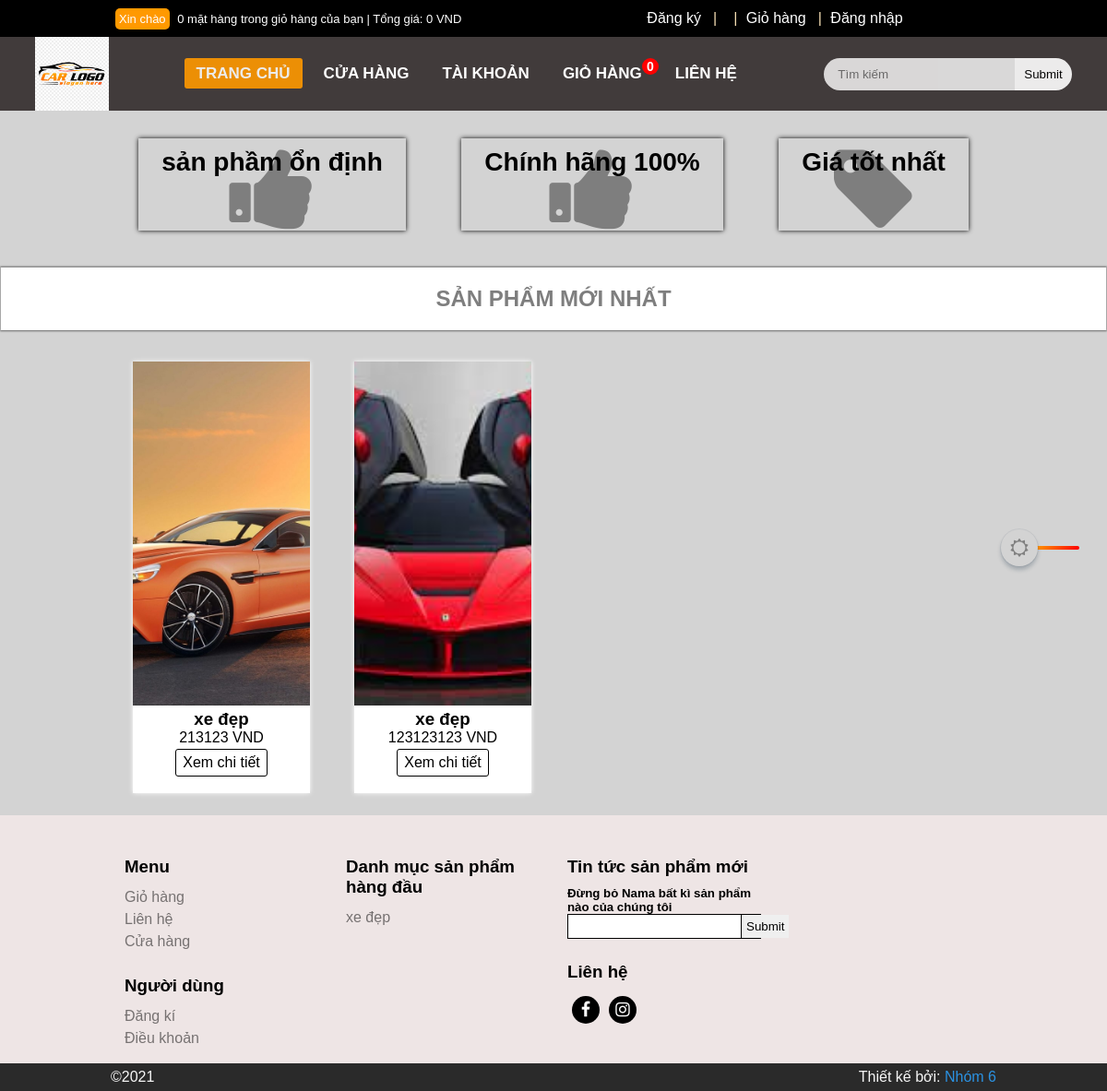
The page / on the database its author committed.
### tables this page shows
CREATE TABLE `box` (
  `id` int NOT NULL,
  `title` text NOT NULL,
  `icon` text NOT NULL
);

CREATE TABLE `product` (
  `product_id` int NOT NULL,
  `p_cat_id` int NOT NULL,
  `cat_id` int NOT NULL,
  `date` timestamp NOT NULL DEFAULT CURRENT_TIMESTAMP ON UPDATE CURRENT_TIMESTAMP,
  `product_title` text NOT NULL,
  `product_img` text NOT NULL,
  `product_price` int NOT NULL,
  `product_keywords` text NOT NULL,
  `product_desc` text NOT NULL
);

CREATE TABLE `product_categories` (
  `p_cat_id` int NOT NULL,
  `p_cat_title` text NOT NULL,
  `p_cat_desc` text NOT NULL
);

CREATE TABLE `network` (
  `id` int NOT NULL,
  `icon` text NOT NULL,
  `link` text NOT NULL
);

### functions.php (called while the page is built, shortened)
<?php function getRealIpUser()
{
switch (true) {
default:
return $_SERVER['REMOTE_ADDR'];
}
}
?>

### index.php (the view)
<?php
$active = 'Home';
include('header.php');
?>
<div class="main">
    <div class="advantages">
        <div class="advantages__container">
            <?php
            $sql= "SELECT * FROM `box` order by id DESC LIMIT 0,3";
            $res = mysqli_query($con, $sql);
            while ($row = mysqli_fetch_array($res)) {
                $title= $row['title'];
                $icon= $row['icon'];
               echo" <div class='advantages__box'>
                    <div class='advantages__icon'>
                        <i class='fa fa-$icon'></i>
                    </div>
                    <h3>
                        <a href='#'>$title</a>
                    </h3>
                </div>
                ";
            }
            ?>
        </div>
    </div>
    <div class="hot">
        <div class="hot__container">
            <h2 class="hot__title">
                Sản Phẩm Mới Nhất
            </h2>
        </div>
    </div>
    <div class="content">
        <div class="content__container">
            <?php
            $sql = "SELECT * FROM product order by 1 DESC LIMIT 0,8";
            $res = mysqli_query($con, $sql);
            while ($row = mysqli_fetch_array($res)) {
                $product_id = $row['product_id'];
                $product_title = $row['product_title'];
                $product_price = $row['product_price'];
                $product_img = $row['product_img'];
                echo "
                <div class='content__product'>
                    <a href='details.php?product_id=$product_id' class='content__link'>
                        <img src='image/$product_img' alt=''>
                    </a>
                    <div class='context__text'>
                        <h3>
                            $product_title
                        </h3>
                        <p>
                            $product_price VND
                        </p>
                        <p class='content__btn'>
                            <a href='details.php?product_id=$product_id'>
                                Xem chi tiết
                            </a>
                        </p>
                    </div>
                </div>
                ";
            }
            ?>
        </div>
    </div>
</div>
<?php
include('footer.php');
?>

### header.php (shortened to what this page needs)
<?php
include('db.php');
include('functions.php')
?>
<!DOCTYPE html>
<html lang="en">
<link rel='stylesheet' href='https://cdnjs.cloudflare.com/ajax/libs/font-awesome/5.9.0/css/all.css'
 />
<head>
    <link rel="stylesheet" href="css/style.css">
    <link rel="stylesheet" href="https://cdnjs.cloudflare.com/ajax/libs/font-awesome/4.7.0/css/font-awesome.min.css">
</head>
<body>
    <div class="header">
        <div class="header__container">
            <div class="header__left">
                <a href="#" class="header__btn">
                    <?php
                    if (!isset($_SESSION['user_email'])) {
                        echo "Xin chào";
                    } else {
                        echo " Xin chào: " . $_SESSION['user_email'] . "";
                    }
                    ?>
                </a>
                <a href="checkout.php">
                    <?php
                    $ip_add = getRealIpUser();
                    $sql = "select * from cart where ip_add='$ip_add'";
                    $res = mysqli_query($con, $sql);
                    $count = mysqli_num_rows($res);
                    echo $count;
                    ?>
                    mặt hàng trong giỏ hàng của bạn | Tổng giá:
                    <?php
                    $total = 0;
                    echo $total;
                    ?>
                    VND
                </a>
            </div>
            <div class="header__right">
                <ul class="header__list">
                    <li class="header__item">
                        <a href="register.php" class="header__link">
                            Đăng ký
                        </a>
                    </li>
                    <li class="header__item">
                    </li>
                    <li class="header__item">
                        <a href="cart.php" class="header__link">
                            Giỏ hàng
                        </a>
                    </li>
                    <li class="header__item">
                        <?php
                        if (!isset($_SESSION['user_email'])) {
                            echo " <a href='checkout.php' class='header__link'>
                            Đăng nhập
                            </a>";
                        } else {
                            echo " <a href='user_logout.php' class='header__link'>
                            Đăng xuất
                            </a>";
                        }
                        ?>
                    </li>
                </ul>
            </div>
        </div>
    </div>
    <div class="navbar">
        <div class="navbar__logo">
            <a href="index.php">
                <img src="image/logos.png" alt="">
            </a>
        </div>
        <div class="navbar__nav">
            <ul class="nav__list">
                <li class="nav__item">
                    <a href="index.php" class="nav__link <?php if ($active == 'Home') echo "active"; ?>">
                        Trang chủ
                    </a>
                </li>
                <li class="nav__item">
                    <a href="shop.php" class="nav__link <?php if ($active == 'Shop') echo "active"; ?>">
                        Cửa Hàng
                    </a>
                </li>
                <li class="nav__item">
                    <a href="user_orders.php" class="nav__link <?php if ($active == 'Account') echo "active"; ?>">
                        Tài Khoản
                    </a>
                </li>
                <li class="nav__item">
                    <a href="cart.php" class="nav__link <?php if ($active == 'Cart') echo "active"; ?>">
                        Giỏ Hàng
                        <span>
                            <?php echo $count; ?>
                        </span>
                    </a>
                </li>
                <li class="nav__item">
                    <a href="contact.php" class="nav__link <?php if ($active == 'Contact') echo "active"; ?>">
                        Liên hệ
                    </a>
                </li>
            </ul>
        </div>
        <div class="navbar__search">
            <form action="" method="post" class="navbar__form">
                <input type="text" name="search" class="navbar__input" placeholder="Tìm kiếm">
                <input type="submit" name="search__submit" class="navbar__submit">
            </form>
        </div>
    </div>

### footer.php (shortened to what this page needs)
<div class="footer">
    <div class="footer__container">
        <div class="footer__box">
            <div class="footer__menu">
                <div class="footer__title">
                    <h3>Menu</h3>
                </div>
                <ul class="footer__list">
                    <li class="footer__item">
                        <a href="cart.php" class="footer__link">
                            Giỏ hàng
                        </a>
                    </li>
                    <li class="footer__item">
                        <a href="contact.php" class="footer__link">
                            Liên hệ
                        </a>
                    </li>
                    <li class="footer__item">
                        <a href="shop.php" class="footer__link">
                            Cửa hàng
                        </a>
                    </li>
                </ul>
            </div>
            <div class="footer__user">
                <div class="footer__title">
                    <h3>Người dùng</h3>
                </div>
                <ul class="footer__list">
                    <li class="footer__item">
                        <a href="register.php" class="footer__link">
                            Đăng kí
                        </a>
                    </li>
                    <li class="footer__item">
                        <a href="user_terms.php" class="footer__link">
                            Điều khoản
                        </a>
                    </li>
                </ul>
            </div>
        </div>
        <div class="footer__box">
            <div class="footer__product">
                <div class="footer__title">
                    <h3>Danh mục sản phẩm hàng đầu</h3>
                </div>
                <ul class="footer__list">
                    <?php
                    $sql = "select * from product_categories";
                    $res = mysqli_query($con, $sql);
                    while ($row = mysqli_fetch_array($res)) {
                        $p_cat_id = $row['p_cat_id'];
                        $p_cat_title = $row['p_cat_title'];
                        echo "
                            <li class='footer__item'>
                                <a href='shop.php?p_cat=$p_cat_id' class='footer__link'>
                                    $p_cat_title
                                </a>
                            </li>
                        ";
                    }
                    ?>
                </ul>
            </div>
        </div>
        <div class="footer__box">
            <div class="footer__news">
                <div class="footer__product">
                    <div class="footer__title">
                        <h3>Tin tức sản phẩm mới</h3>
                        <h5>Đừng bỏ Nama bất kì sản phẩm nào của chúng tôi</h5>
                        <form action="" class="footer__form">
                            <input type="text">
                            <input type="submit">
                        </form>
                    </div>
                </div>
                <div class="footer__contact">
                    <div class="footer__title">
                        <h3>Liên hệ</h3>
                    </div>
                    <div class="footer__icons">
                        <?php
                        $sql = "SELECT * FROM `network`";
                        $res= mysqli_query($con, $sql);
                        while ($row = mysqli_fetch_array($res)){
                            $icon = $row['icon'];
                            $link = $row['link'];
                            echo "
                            <a href='$link' class='footer__icon'>
                                <i class='fa fa-$icon'></i>
                            </a>
                            ";
                        }
                        ?>
                    </div>
                </div>
            </div>
        </div>
    </div>
</div>
<div class="copyright">
    <div class="copyright__container">
        <span>
            &copy;2021
        </span>
        <span>
            Thiết kế bởi:
            <a href="#">
                Nhóm 6
            </a>
        </span>
    </div>
</div>
<div class="index__switch">
    <div class="index__circle"></div>
</div>
</body>
</html>

### rows shown on the page
box: title "sản phầm ổn định"
box: title "Chính hãng 100%"
box: title "Giá tốt nhất"
product: product_img (picture), product_title "xe đẹp", product_price "213123"
product: product_img (picture), product_title "xe đẹp", product_price "123123123"
product_categories: p_cat_title "xe đẹp"

### other values the page prints
$count "0"
$total "0"
